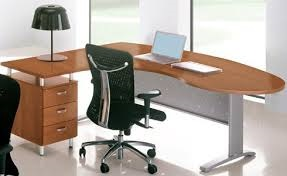
//> input picture 3-third_work/travail31/image8.jpg, 287 x 176 px
$ ./main2   (built with g++ and OpenCV 4)
//> lines starting //> are read from the running program, lines starting //| are printed output that depends on the picture; after the words box and inside, x2 and y2 are one past the last pixel; in counts of white or black regions, pixels touching at a corner belong together
#include <iostream>
#include <opencv2/opencv.hpp>

using namespace cv;
using namespace std;

int main( int argc, char** argv )
{
    // on lit l'image originale
    Mat image = imread("image8.jpg",IMREAD_COLOR);
//> image is the input picture: 176 rows x 287 cols, CV_8UC3; mean B, G, R 158.3, 167, 176.9
    if(! image.data)
    {
        cout<<"Could not open file" << endl;
        return -1;
    }

    // on affiche l'image originale
    //namedWindow("RGB image", WINDOW_AUTOSIZE );
    //imshow("RGB image", image);

    // on affiche l'image en niveau de gris
    Mat grayScaleImg;
    cvtColor(image, grayScaleImg, COLOR_BGR2GRAY);
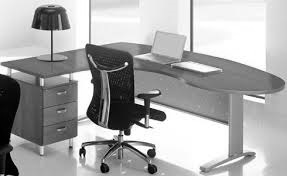
//> grayScaleImg: 176 rows x 287 cols, CV_8UC1; min 0, max 255, mean 169
    namedWindow("gray image", WINDOW_AUTOSIZE );
    imshow("gray image", grayScaleImg);

    Mat BinGray;
    threshold(grayScaleImg,BinGray, 0,255,THRESH_BINARY + THRESH_OTSU);
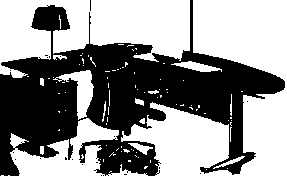
//> BinGray: 176 rows x 287 cols, CV_8UC1; 56.5% white; 21 black regions (20 under 20 px), largest, box (x1, y1, x2, y2) and area: (0, 0, 285, 176) 21935

    imshow("image seuillee", BinGray);

    Mat D, D2;
    int dilation_type = 0;
    int dilation_size = 3;
    int erosion_size = 7;
    Mat dst, dst2;
    Mat element1 = getStructuringElement(dilation_type, Size(2 * dilation_size + 1, 2 * dilation_size + 1), Point(dilation_size, dilation_size));
    Mat element2 = getStructuringElement(dilation_type, Size(2 * erosion_size + 1, 2 * erosion_size + 1), Point(erosion_size, erosion_size));
    erode(BinGray, D, element2);
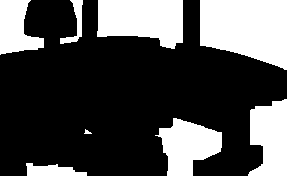
//> D: 176 rows x 287 cols, CV_8UC1; 30.6% white; 8 white regions, largest, box (x1, y1, x2, y2) and area: (200, 0, 287, 70) 4882, (97, 0, 183, 49) 3344, (155, 118, 222, 176) 2381
    imshow("image erodee", D);
    dilate(D, dst, element1);
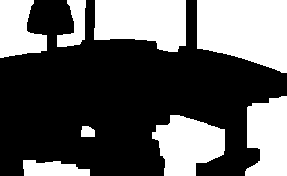
//> dst: 176 rows x 287 cols, CV_8UC1; 37.4% white; 8 white regions, largest, box (x1, y1, x2, y2) and area: (197, 0, 287, 73) 5362, (94, 0, 186, 52) 3923, (152, 115, 225, 176) 3077
    imshow("image érodée puis dilatee", dst);

    dilate(BinGray, D2, element1);
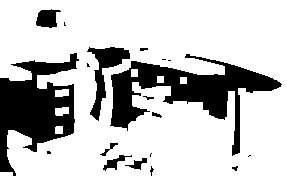
//> D2: 176 rows x 287 cols, CV_8UC1; 76.3% white; 19 black regions (9 under 20 px), largest, box (x1, y1, x2, y2) and area: (110, 54, 282, 156) 5399, (0, 53, 79, 176) 4802, (87, 47, 130, 121) 990
    imshow("image dilatee 2", D2);
    erode(D2, dst2, element2);
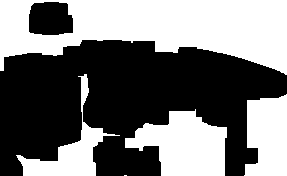
//> dst2: 176 rows x 287 cols, CV_8UC1; 46.1% white; 5 white regions (1 under 20 px), largest, box (x1, y1, x2, y2) and area: (0, 0, 287, 75) 13519, (125, 109, 227, 176) 4395, (244, 94, 287, 176) 2963, (16, 74, 120, 176) 2400
    imshow("image dilatee puis érodée", dst2);

    waitKey(0);
    destroyAllWindows();
    return 0;

}
